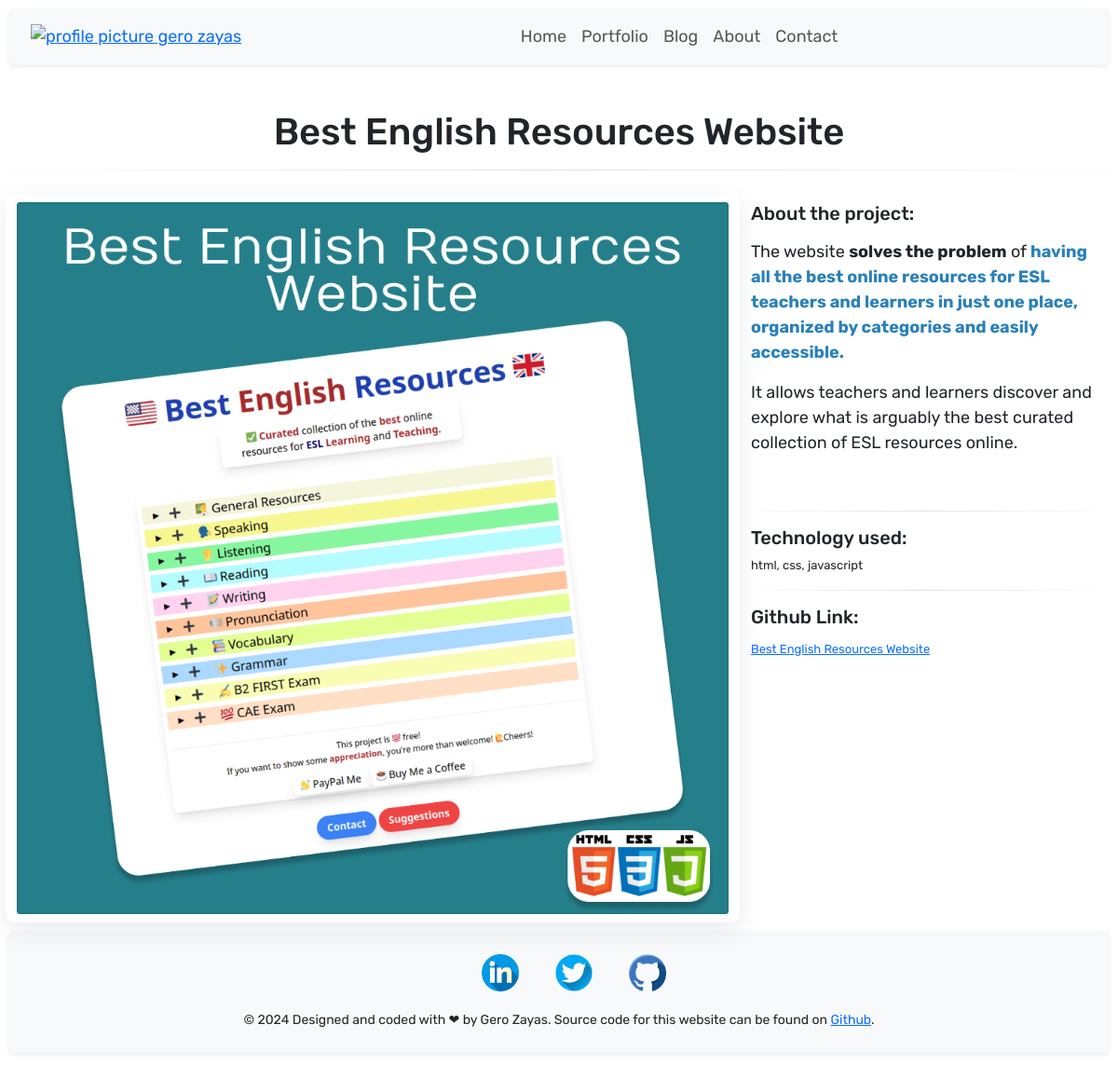
/portfolio/16/, run on an earlier commit of the app's database.
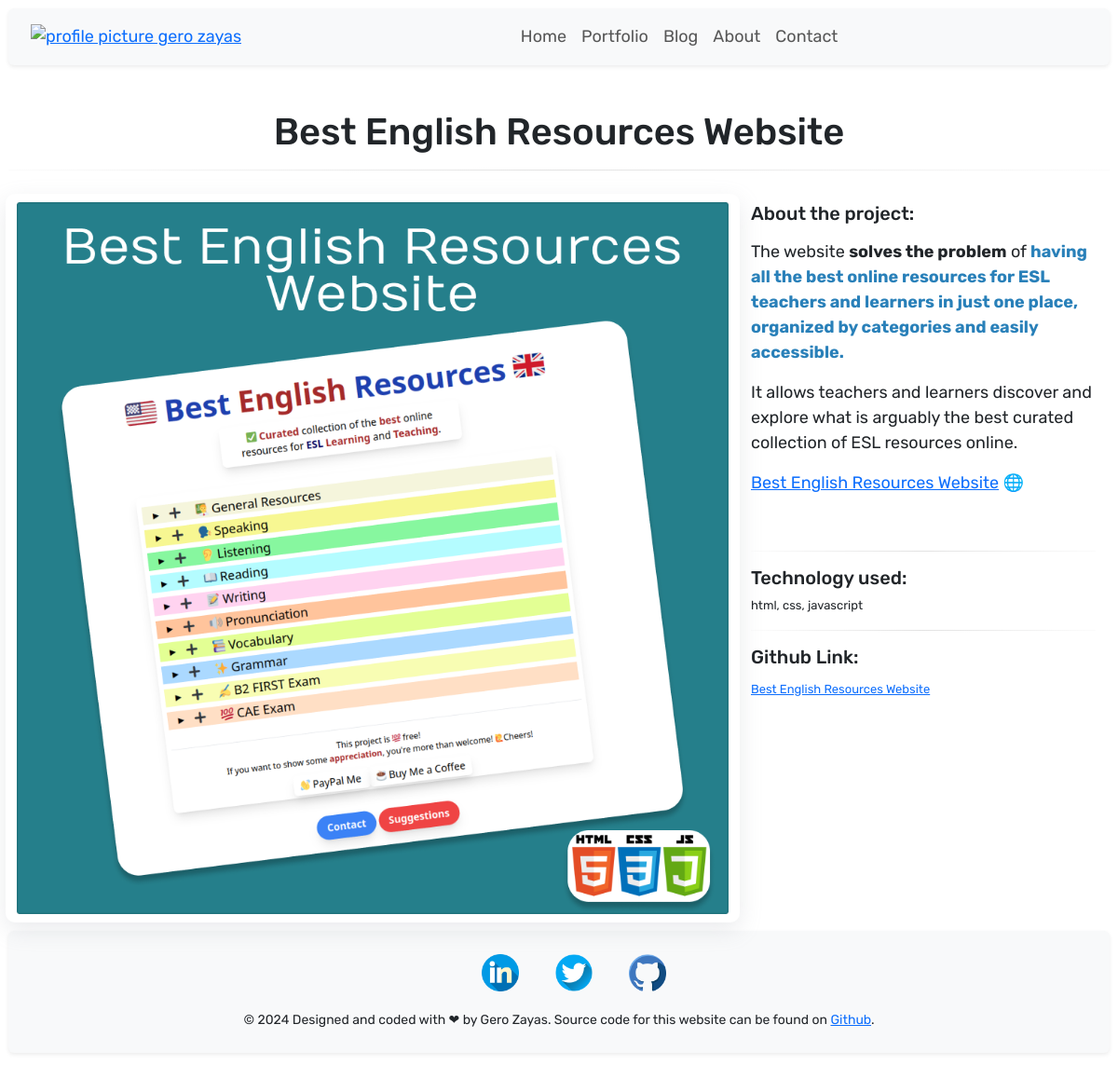
And on a later commit of the database.
### portfolio/models.py (models this page shows, shortened)
class Project(models.Model):
    class Meta:
        verbose_name_plural = "Portfolio Profiles"
        verbose_name = "Portfolio"
        ordering = ["ranking"]
    title = models.CharField(max_length=100)
    description = models.TextField()
    body = RichTextField(blank=True, null=True)
    slug = models.SlugField(null=True, blank=True, max_length=255)
    is_active = models.BooleanField(default=True)
    technology = models.CharField(max_length=40)
    github_link = models.URLField(max_length=200)
    image = models.ImageField(upload_to="static/images/Projects/")
    ranking = models.IntegerField(default=7)

### portfolio/views.py (the view)
# urls.py: path("<int:pk>/", views.PortfolioView.project_detail, name="project_detail"),
    def project_detail(request, pk):
        project = Project.objects.get(pk=pk)
        context = {"project": project}
        return render(request, "portfolio/project_detail.html", context)

### portfolio/templates/portfolio/project_detail.html
{% extends 'home/base.html' %}
{% load static %}
{% block project_detail_content %}
<h1 style="text-align: center;">{{ project.title }}</h1>
<hr class="hr " />
<div class="row">
    <div class="col-md-8 cool-shadow">
        <img src="{{ project.image.url }}" alt="{{ project.title }}" width="100%">
    </div>
    <div class="col-md-4">
        <h5>About the project:</h5>
        <p style="font-size: small;">{{ project.body |safe }}</p>
        <br>
        <hr class="hr " />
        <h5>Technology used:</h5>
        <p style="font-size: small;">{{ project.technology }}</p>
        <hr class="hr " />
        <h5>Github Link:</h5>
        <a style="font-size: small;" href="{{project.github_link}}">{{ project.title}}</a>
    </div>
</div>
{% endblock %}

What changed in the data, as far as the page shows it:
changed Project "Best English Resources Website": body "…of ESL resources online." → "…of ESL resources online. Best English Resources Website 🌐"
